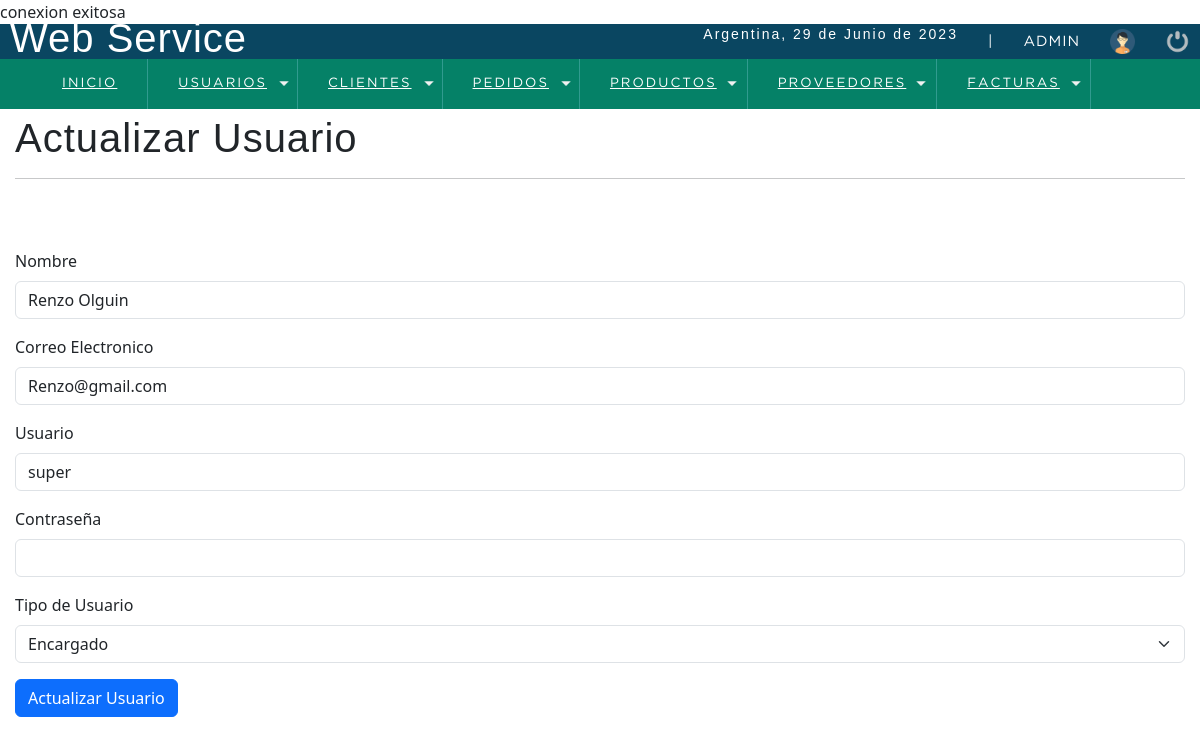
The app's page /sistema/editarUsuario.php?id=2 (signed in) with its own data.
### tables this page shows
CREATE TABLE `usuario` (
  `idusuario` int(11) NOT NULL,
  `nombre` varchar(50) DEFAULT NULL,
  `correo` varchar(100) DEFAULT NULL,
  `usuario` varchar(15) DEFAULT NULL,
  `clave` varchar(100) DEFAULT NULL,
  `rol` int(11) DEFAULT NULL
);

CREATE TABLE `rol` (
  `idrol` int(11) NOT NULL,
  `rol` varchar(20) DEFAULT NULL
);

### sistema/editarUsuario.php (the view, shortened to what this page needs)
<?php
    include "../conexion.php";
    $iduser = $_GET['id'];
    $sql = mysqli_query($conexion, "SELECT u.idusuario, u.nombre, u.correo, u.usuario, (u.rol) as idrol, (r.rol) as rol
                                    FROM usuario u
                                    INNER JOIN rol r
                                    ON u.rol = r.idrol
                                    WHERE idusuario = $iduser");
    if($resultSql = 0){
        header('Location: listaUsuario.php');
    }else{
        $option = '';
        while($data  = mysqli_fetch_array($sql)){
            $nombre  = $data['nombre'];
            $correo  = $data['correo'];
            $usuario = $data['usuario'];
            $idrol   = $data['idrol'];
            $rol     = $data['rol'];
            if($idrol == 1){
                $option ='<option value="'.$idrol.'"select>'.$rol.'</option>';
            }elseif($idrol == 2){
                $option ='<option value="'.$idrol.'"select>'.$rol.'</option>';
            }elseif($idrol == 3){
                $option ='<option value="'.$idrol.'"select>'.$rol.'</option>';
            }
        }
    }
?>
<!DOCTYPE html>
<html lang="en">
<head>
	<?php include "includes/scripts.php";?>
</head>
<body>
	<?php include "includes/header.php";?>
	<section id="container">
		<div class="form_register">
            <h1>Actualizar Usuario</h1>
            <hr>
            <div class="alert"><?php echo isset($alert) ? $alert :''; ?></div>
            <form action="" method="post">
                <div class="mb-3">
                    <label for="nombre" class="form-label">Nombre</label>
                    <input type="text" class="form-control" id="nombre" name="nombre" value="<?php echo $nombre ;?>" aria-describedby="emailHelp">
                </div>
                <div class="mb-3">
                    <label for="correo" class="form-label">Correo Electronico</label>
                    <input type="email" class="form-control" id="correo" name="correo" value="<?php echo $correo ;?>">
                </div>
                <div class="mb-3">
                    <label for="usuario" class="form-label">Usuario</label>
                    <input type="text" class="form-control" id="usuario" name="usuario" value="<?php echo $usuario ;?>">
                </div>
                <div class="mb-3">
                    <label for="clave" class="form-label">Contraseña</label>
                    <input type="password" class="form-control" id="clave" name="clave">
                </div>
                <div class="mb-3">
                    <label for="rol" class="form-label">Tipo de Usuario</label>
                    <select name="rol" id="rol" class="form-select" aria-label="Default select example">
                        <?php
                            echo $option;
                        ?>
                    </select>
                </div>
                <input type="submit" class="btn btn-primary" value="Actualizar Usuario"></input>
            </form>
        </div>
	</section>
</body>
</html>

### sistema/css/style.css (style rules this page uses)
* { margin: 0; padding: 0; box-sizing: border-box; }
body { background: #ededed; }
h1, h2, h3, h4, h5, h6 { font-family: 'arial'; font-weight: bold; letter-spacing: 1px; }
h1 { font-size: 26px; }
#container { padding: 90px 15px 15px; }
.alert { color: #31f1ae; width: 100%; background: #66e07d66; border-radius: 6px; margin: 20px auto; }

### records on screen
usuario: nombre "Renzo Olguin", correo "Renzo@gmail.com", usuario "super", rol "Encargado"

### other values on screen
fechaC() "29 de Junio de 2023"
$_SESSION['user'] "ADMIN"
